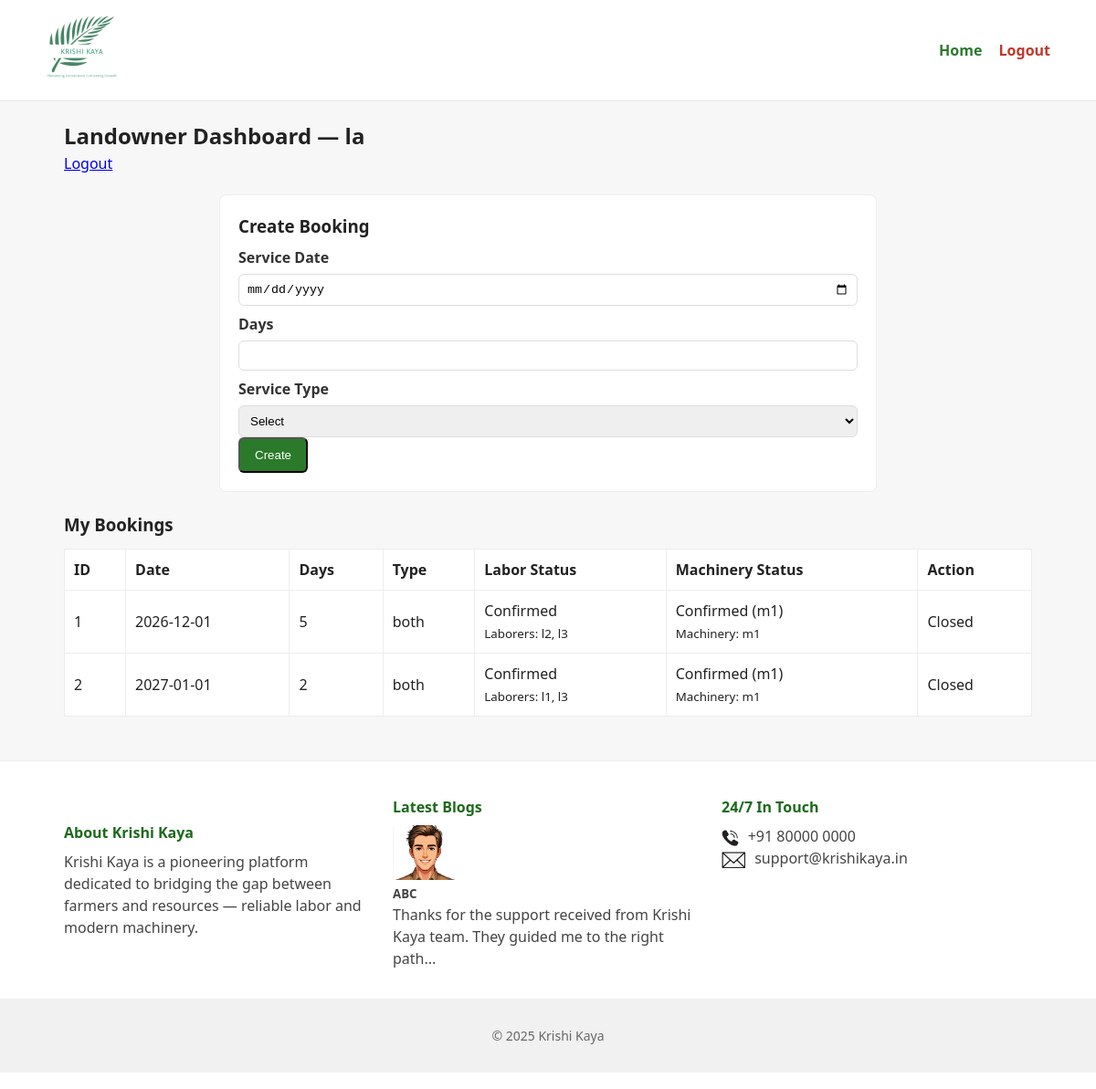
/landowner (signed in), run on the app's committed database.
### app.py (models this page shows)
class User(db.Model):
    id = db.Column(db.Integer, primary_key=True)
    role = db.Column(db.String(20))
    name = db.Column(db.String(100))
    username = db.Column(db.String(100), unique=True)
    password = db.Column(db.String(100))
    contact = db.Column(db.String(50))
    address = db.Column(db.String(200))
    acres = db.Column(db.Integer)
    crops = db.Column(db.String(200))
    machine_type = db.Column(db.String(100))
    num_labors = db.Column(db.Integer)

class Booking(db.Model):
    id = db.Column(db.Integer, primary_key=True)
    landowner_id = db.Column(db.Integer, db.ForeignKey("user.id"))
    service_date = db.Column(db.String(50))
    days = db.Column(db.Integer)
    service_type = db.Column(db.String(20))
    num_labor = db.Column(db.Integer)
    machine_type = db.Column(db.String(100))
    labor_status = db.Column(db.String(100), default="Pending")
    machinery_status = db.Column(db.String(100), default="Pending")
    action = db.Column(db.String(20), default="Pending")  # Pending/Closed

### app.py (the view, shortened to what this page needs)
@app.route("/landowner", methods=["GET", "POST"])
def landowner_dashboard():
    user = current_user()
    if not user or user.role != "landowner":
        flash("Login as landowner first", "danger")
        return redirect(url_for("login"))
    bookings = Booking.query.filter_by(landowner_id=user.id).all()
    booking_data = []
    total_labors = User.query.filter_by(role="labor").count()
    total_machs = User.query.filter_by(role="machinery").count()
    for b in bookings:
        lab_accept_q = BookingResponse.query.filter_by(booking_id=b.id, user_role="labor", response="Accept").all()
        lab_reject_q = BookingResponse.query.filter_by(booking_id=b.id, user_role="labor", response="Reject").all()
        accepted_lab_names = [User.query.get(r.user_id).name for r in lab_accept_q]
        rejected_lab_count = len(lab_reject_q)
        accepted_lab_count = len(lab_accept_q)
        mach_accept_q = BookingResponse.query.filter_by(booking_id=b.id, user_role="machinery", response="Accept").all()
        mach_reject_q = BookingResponse.query.filter_by(booking_id=b.id, user_role="machinery", response="Reject").all()
        accepted_mach_names = [User.query.get(r.user_id).name for r in mach_accept_q]
        rejected_mach_count = len(mach_reject_q)
        accepted_mach_count = len(mach_accept_q)
        if b.num_labor and accepted_lab_count >= b.num_labor:
            labor_status = "Confirmed"
        elif b.num_labor:
            labor_status = f"{accepted_lab_count}/{b.num_labor} Accepted"
            if rejected_lab_count >= total_labors:
                labor_status = "Rejected"
        else:
            labor_status = "N/A"
        if accepted_mach_count > 0:
            machinery_status = "Confirmed (" + ", ".join(accepted_mach_names) + ")"
        else:
            if rejected_mach_count >= total_machs and total_machs>0:
                machinery_status = "Rejected"
            else:
                machinery_status = "Pending"
        if b.service_type == "both":
            labor_closed = (b.num_labor and accepted_lab_count >= b.num_labor) or (rejected_lab_count >= total_labors)
            mach_closed = (accepted_mach_count>0) or (rejected_mach_count >= total_machs)
            action = "Closed" if labor_closed and mach_closed else "Pending"
        elif b.service_type == "labor":
            action = "Closed" if (b.num_labor and accepted_lab_count >= b.num_labor) or (rejected_lab_count >= total_labors) else "Pending"
        elif b.service_type == "machinery":
            action = "Closed" if (accepted_mach_count>0) or (rejected_mach_count >= total_machs) else "Pending"
        else:
            action = "Pending"
        booking_data.append({
            "id": b.id,
            "service_date": b.service_date,
            "days": b.days,
            "service_type": b.service_type,
            "num_labor": b.num_labor,
            "machine_type": b.machine_type,
            "labor_status": labor_status,
            "machinery_status": machinery_status,
            "accepted_lab_names": accepted_lab_names,
            "accepted_mach_names": accepted_mach_names,
            "action": action
        })
    return render_template("landowner_dashboard.html", landowner=user, bookings=booking_data)

### app.py (called while the page is built)
def current_user():
    uid = session.get("user_id")
    return User.query.get(uid) if uid else None

### templates/landowner_dashboard.html (shortened to what this page needs)
{% extends "base.html" %}
{% block content %}
<div class="panel">
  <h2>Landowner Dashboard — {{ landowner.name or landowner.username }}</h2>
  <a href="{{ url_for('logout') }}" class="logout">Logout</a>
</div>
<div class="form-panel">
  <h3>Create Booking</h3>
  <form method="POST">
    <label>Service Date</label>
    <input type="date" name="service_date" required>
    <label>Days</label>
    <input type="number" name="days" min="1" required>
    <label>Service Type</label>
    <select name="service_type" id="stype" onchange="toggleInputs()" required>
      <option value="">Select</option>
    </select>
    <button type="submit" class="btn">Create</button>
  </form>
</div>
<h3>My Bookings</h3>
<table>
  <thead>
    <tr>
      <th>ID</th><th>Date</th><th>Days</th><th>Type</th>
      <th>Labor Status</th><th>Machinery Status</th><th>Action</th>
    </tr>
  </thead>
  <tbody>
  {% for b in bookings %}
    <tr>
      <td>{{ b.id }}</td>
      <td>{{ b.service_date }}</td>
      <td>{{ b.days }}</td>
      <td>{{ b.service_type }}</td>
      <td>
        {{ b.labor_status }}
        {% if b.accepted_lab_names %}
          <div><small>Laborers: {{ ", ".join(b.accepted_lab_names) }}</small></div>
        {% endif %}
      </td>
      <td>
        {{ b.machinery_status }}
        {% if b.accepted_mach_names %}
          <div><small>Machinery: {{ ", ".join(b.accepted_mach_names) }}</small></div>
        {% endif %}
      </td>
      <td>{{ b.action }}</td>
    </tr>
  {% else %}
    <tr><td colspan="7">No bookings</td></tr>
  {% endfor %}
</tbody>
</table>
{% endblock %}

### templates/base.html (shortened to what this page needs)
<!doctype html>
<html lang="en">
<head>
  <link rel="stylesheet" href="{{ url_for('static', filename='style.css') }}">
</head>
<body>
  <header class="site-header">
    <div class="container header-inner">
      <div class="brand">
        <a href="{{ url_for('home') }}">
          <img src="{{ url_for('static', filename='images/logo.jpeg') }}" alt="Krishi Kaya" class="logo">
        </a>
      </div>
      <nav class="main-nav">
        <a href="{{ url_for('home') }}">Home</a>
        {% if not session.get('user_id') %}
          <a href="{{ url_for('register', role='landowner') }}">Landowner Registration</a>
          <a href="{{ url_for('register', role='labor') }}">Laborer Registration</a>
          <a href="{{ url_for('register', role='machinery') }}">Machinery Registration</a>
          <a href="{{ url_for('register', role='admin') }}">Admin Registration</a>
          <a href="{{ url_for('login') }}">Login</a>
        {% else %}
          <a href="{{ url_for('logout') }}" class="logout">Logout</a>
        {% endif %}
      </nav>
    </div>
  </header>
  <main class="container">
    {% block content %}{% endblock %}
  </main>
  <footer class="site-footer">
    <div class="container footer-inner">
      <div class="footer-col about">
        <h4>About Krishi Kaya</h4>
        <p>Krishi Kaya is a pioneering platform dedicated to bridging the gap between farmers and resources — reliable labor and modern machinery.</p>
      </div>
      <div class="footer-col latest">
        <h4>Latest Blogs</h4>
        <div class="blog">
          <img src="{{ url_for('static', filename='images/blog1.jpg') }}" alt="" class="thumb">
          <div class="txt">
            <h5>ABC</h5>
            <p>Thanks for the support received from Krishi Kaya team. They guided me to the right path...</p>
          </div>
        </div>
      </div>
      <div class="footer-col contact">
        <h4>24/7 In Touch</h4>
        <p><img src="{{ url_for('static', filename='images/phone-icon.jpg') }}" alt="" class="icon"> +91 80000 0000</p>
        <p><img src="{{ url_for('static', filename='images/email-icon.jpg') }}" alt="" class="icon"> support@krishikaya.in</p>
      </div>
    </div>
    <div class="copyright">
      <div class="container">© {{ now().year if now is defined else '2025' }} Krishi Kaya</div>
    </div>
  </footer>
</body>
</html>

### static/style.css (style rules this page uses)
* { box-sizing:border-box;margin:0;padding:0 }
body { font-family: "Segoe UI", Roboto, Arial, sans-serif;color:#222;background:#f7f7f7;line-height:1.5 }
.container { max-width:1100px;margin:0 auto;padding:20px }
.site-header { background:#fff;border-bottom:1px solid #e6e6e6 }
.header-inner { display:flex;align-items:center;justify-content:space-between;padding:12px 0 }
.brand .logo { height:80px }
.main-nav a { margin-left:14px;color:#2b7a2b;text-decoration:none;font-weight:600 }
.main-nav a.logout { color:#c0392b }
.btn { display:inline-block;padding:10px 16px;background:#2b7a2b;color:#fff;border-radius:6px;text-decoration:none;margin-right:8px }
.about { padding:28px 0 }
.form-panel { background:#fff;padding:20px;border-radius:8px;border:1px solid #eee;max-width:720px;margin:22px auto }
.form-panel label { display:block;margin-top:8px;color:#333;font-weight:600 }
.form-panel input, .form-panel select, .form-panel textarea { width:100%;padding:8px;margin-top:6px;border:1px solid #ddd;border-radius:6px }
table { background:#fff;border-radius:8px;border-collapse:collapse;width:100%;margin-top:12px }
table th, table td { padding:10px;border:1px solid #eee;text-align:left }
.site-footer { margin-top:28px;background:#fff;border-top:1px solid #eee;padding:18px 0;color:#444 }
.footer-inner { display:flex;gap:20px }
.footer-col { flex:1 }
.footer-col h4 { color:#1b6a1b;margin-bottom:8px }
.footer-col .thumb { width:70px;height:60px;object-fit:cover;margin-right:8px }
.icon { height:18px;margin-right:6px;vertical-align:middle }
.copyright { background:#f1f1f1;padding:10px 0;margin-top:12px;text-align:center;color:#666;font-size:14px }

### data on the page
User: name "la"
Booking: id "1", service_date "2026-12-01", days "5", service_type "both", labor_status "Confirmed", accepted_lab_names "l2, l3", machinery_status "Confirmed (m1)", action "Closed"
User: name "m1"
Booking: id "2", service_date "2027-01-01", days "2", service_type "both", labor_status "Confirmed", accepted_lab_names "l1, l3", machinery_status "Confirmed (m1)", action "Closed"
